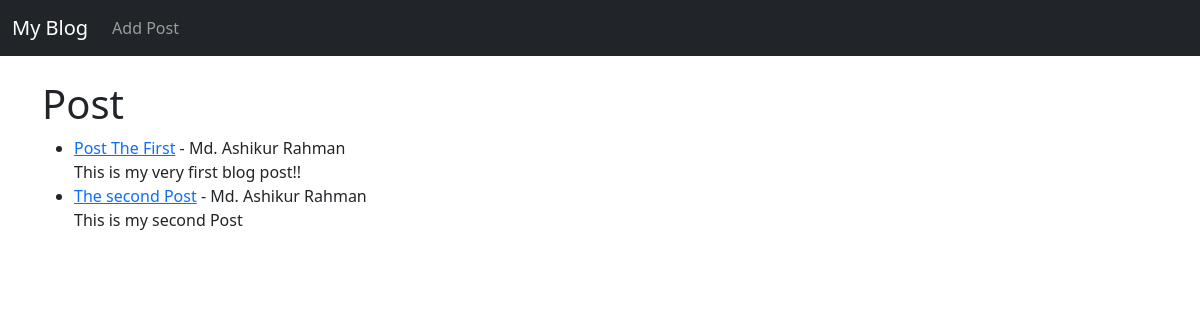
The app's page /, older data.
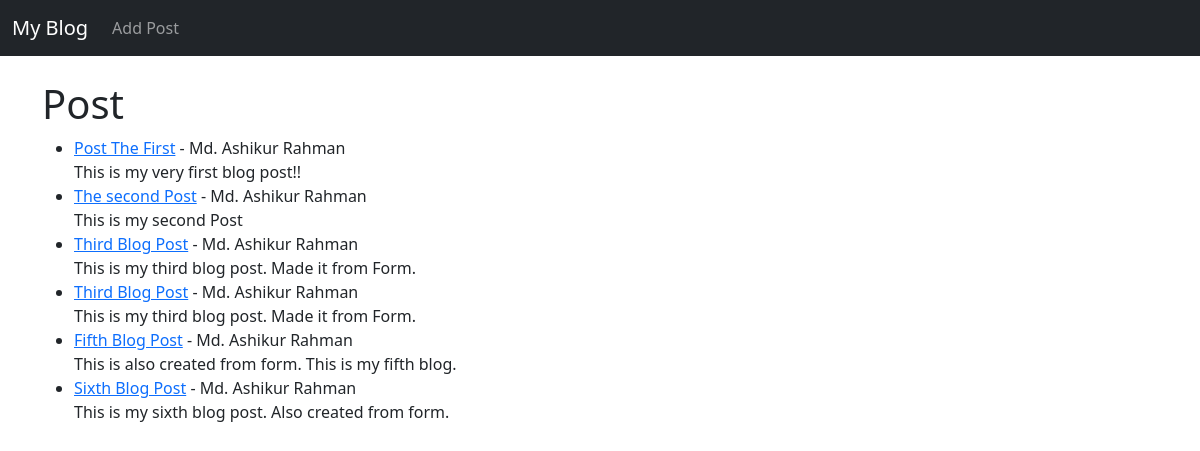
The same page, newer data.
### theblog/models.py (models this page shows, shortened)
class Post(models.Model):
    title = models.CharField(max_length=255)
    title_tag = models.CharField(max_length=255)
    author = models.ForeignKey(User, on_delete=models.CASCADE)
    body = models.TextField()

### theblog/views.py (the view)
# urls.py: path("", views.HomeView.as_view(), name="home"),
class HomeView(ListView):
    model = Post
    template_name = "home.html"

### theblog/templates/home.html
{% extends 'base.html' %}
{% block content %}
<h1>Post</h1>
<ul>
    {% for post in object_list %}
    <li><a href="{% url 'article-detail' post.pk %}">{{post.title}}</a> - {{post.author.first_name}}
        {{post.author.last_name}} <br>
        {{post.body}}
    </li>
    {% endfor %}
</ul>
{% endblock %}

### theblog/templates/base.html (shortened to what this page needs)
<!doctype html>
<html lang="en">
<head>
    <link href="https://cdn.jsdelivr.net/npm/bootstrap@5.3.3/dist/css/bootstrap.min.css" rel="stylesheet"
>
</head>
<body>
    <nav class="navbar navbar-expand-lg bg-dark navbar-dark">
        <div class="container-fluid">
            <a class="navbar-brand" href="{% url 'home' %}">My Blog</a>
            <div class="collapse navbar-collapse" id="navbarSupportedContent">
                <ul class="navbar-nav me-auto mb-2 mb-lg-0">
                    <li class="nav-item">
                        <a class="nav-link" href="{% url 'add_post' %}">Add Post</a>
                    </li>
                </ul>
            </div>
        </div>
    </nav>
    <br>
    <div class="container">
        {% block content %}
        {% endblock %}
    </div>
</body>
</html>

Row changes from the older to the newer data that the page shows:
added Post: title "Third Blog Post", author.first_name "Md. Ashikur", author.last_name "Rahman", body "This is my third blog post. Made it from Form."
added Post: title "Third Blog Post", author.first_name "Md. Ashikur", author.last_name "Rahman", body "This is my third blog post. Made it from Form."
added Post: title "Fifth Blog Post", author.first_name "Md. Ashikur", author.last_name "Rahman", body "This is also created from form. This is my fifth blog."
added Post: title "Sixth Blog Post", author.first_name "Md. Ashikur", author.last_name "Rahman", body "This is my sixth blog post. Also created from form."
